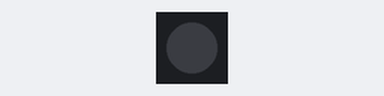
The program below on a simulated Raspberry Pi (BCM pin numbers). On the bench: 1 RGB LEDs in strip order, left to right. At 4.0 s the program stops and its outputs stay as they are.

Above: at 0.1 s.
At 1.6 s:
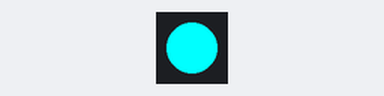
At 2.6 s:
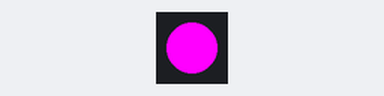
At 3.6 s:
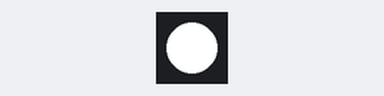
Timing chart, 0 to 5.5 s (numbered marks = the images above):
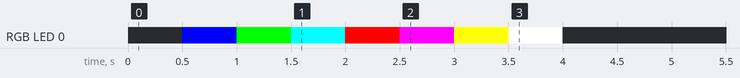

Measured:
- by itself, RGB LED 0: off → RGB(0, 0, 255) at 0.50 s, → RGB(0, 255, 0) 0.50 s later, → RGB(0, 255, 255) 0.50 s later, → RGB(255, 0, 0) 0.50 s later, … (8 changes in this stretch)

The program:

Color_Change.py
```python
from gpiozero import RGBLED
import time

led = RGBLED (22, 27, 17)
for r in range(2):
        for g in range(2):
                for b in range(2):
                        led.color = (r, g, b)
                        time.sleep(0.5)
```
